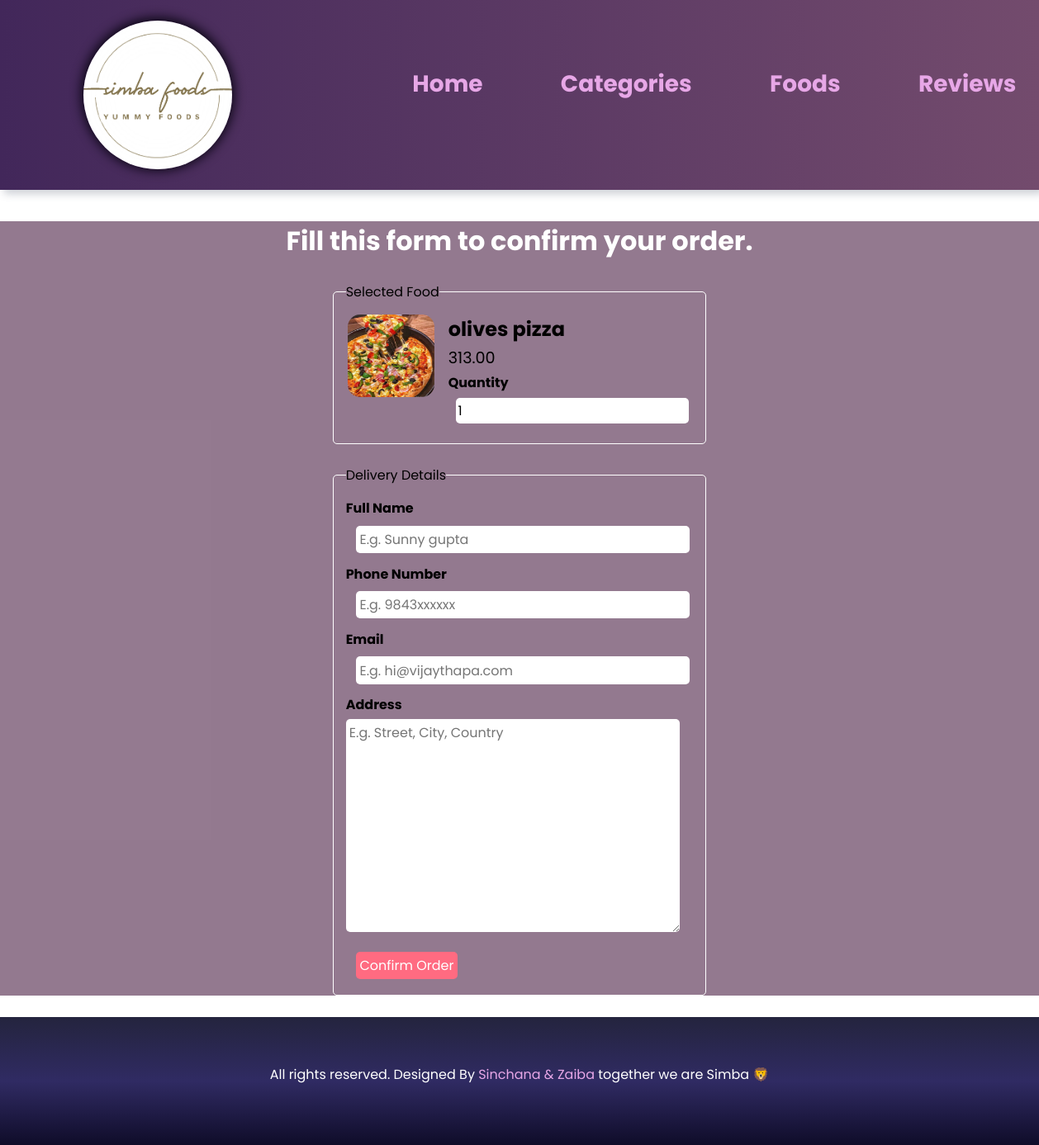
The page /order.php?food_id=31 on the database its author committed.
### tables this page shows
CREATE TABLE `tbl_food` (
  `id` int(10) UNSIGNED NOT NULL,
  `title` varchar(150) NOT NULL,
  `description` text NOT NULL,
  `price` decimal(10,2) NOT NULL,
  `image_name` varchar(255) NOT NULL,
  `category_id` int(11) NOT NULL,
  `featured` varchar(10) NOT NULL,
  `active` varchar(10) NOT NULL
);

### order.php (the view, shortened to what this page needs)
<?php include('partials-front/menu.php') ?>
<?php
    if(isset($_GET['food_id'])){
        $food_id = $_GET['food_id'];
        $sql = "SELECT * FROM tbl_food WHERE id=$food_id";
        $res = mysqli_query($conn,$sql);
        if($res==true){
            $count = mysqli_num_rows($res);
            if($count == 1){
                $row = mysqli_fetch_assoc($res);
                $title = $row['title'];
                $price = $row['price'];
                $image_name = $row['image_name'];
            }
        }
    }
    else{
        header('location:'.SITEURL);
    }
?>
    <section class="food-search-order">
        <div class="container">
            <h2 class="text-center text-white">Fill this form to confirm your order.</h2>
            <form action="" method="POST" class="order">
                <fieldset>
                    <legend>Selected Food</legend>
                    <div class="food-menu-img">
                        <?php
                            if($image_name != ""){
                                ?>
                                    <img src="<?php SITEURL ;?>images/food/<?php echo $image_name ;?>" alt="Chicke Hawain Pizza" class="img-responsive img-curve" width="100px" height="100px">
                                <?php
                            }
                            else{
                                echo "<div class='failure text-center text-position'>Image Not Available.</div>";
                            }
                        ?>
                    </div>
                    <div class="food-menu-desc">
                        <h3><?php echo $title ;?></h3>
                        <p class="food-price"><?php echo $price ;?></p>
                        <div class="order-label">Quantity</div>
                        <input type="number" name="qty" class="input-responsive" value="1" required>
                    </div>
                </fieldset>
                <fieldset>
                    <legend>Delivery Details</legend>
                    <div class="order-label">Full Name</div>
                    <input type="text" name="customer-name" placeholder="E.g. Sunny gupta" class="input-responsive" required>
                    <div class="order-label">Phone Number</div>
                    <input type="tel" name="contact" placeholder="E.g. 9843xxxxxx" class="input-responsive" required>
                    <div class="order-label">Email</div>
                    <input type="email" name="email" placeholder="E.g. hi@vijaythapa.com" class="input-responsive" required>
                    <div class="order-label">Address</div>
                    <textarea name="address" rows="10" placeholder="E.g. Street, City, Country" class="input-responsive" required></textarea>
                    <input type="submit" name="submit" value="Confirm Order" class="btn btn-primary">
                </fieldset>
            </form>
        </div>
    </section>
<?php include('partials-front/footer.php') ?>

### css/style.css (style rules this page uses)
* { margin: 0 0; padding: 0 0; box-sizing: border-box; font-family: 'Poppins', sans-serif; }
.text-center { text-align: center; }
.text-white { color: white; }
.container { width: 80%; margin: 0 auto; }
.img-responsive { width: 100%; }
.img-curve { border-radius: 15px; }
.btn { padding: 1%; border: none; font-size: 1rem; border-radius: 5px; }
.btn-primary { background-color: #ff6b81; color: white; cursor: pointer; }
h2 { color: #2f3542; font-size: 2rem; margin-bottom: 2%; }
h3 { font-size: 1.5rem; }
fieldset { border: 1px solid white; margin: 5%; padding: 3%; border-radius: 5px; }
.food-search-order { background-color: #5f3859ab; }
.food-menu-img { width: 25%; float: left; margin-left: 0.5%; }
.food-menu-desc { width: 70%; float: left; margin-left: 4%; }
.food-price { font-size: 1.2rem; margin: 1% 0; }
.order { width: 50%; margin: 0 auto; }
.input-responsive { width: 96%; padding: 1%; margin-bottom: 3%; border: none; border-radius: 5px; font-size: 1rem; }
.order-label { margin-bottom: 1%; font-weight: bold; }
input { margin:1% 3%; padding: 1%; }

### rows shown on the page
tbl_food: image_name (picture), title "olives pizza", price "313.00"
